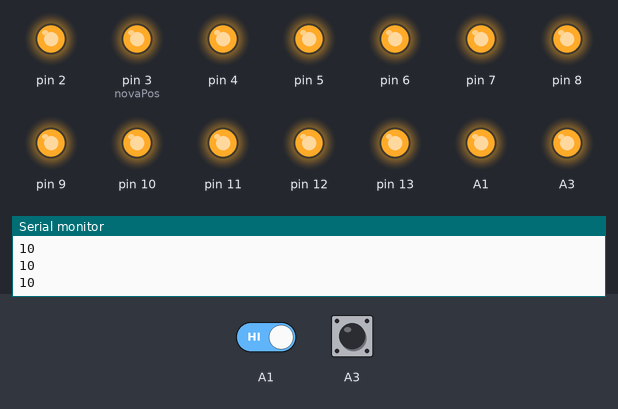
This sketch was run on a simulated Arduino Uno, built with avr-gcc and run on an emulated ATmega328P. Shown: output pins drawn as LEDs (lit = HIGH), the last lines printed to the serial monitor. Dashed ring = blinking. Inputs (shaded band) come from the test bench; at power-on: A3 HIGH, A1 HIGH. Random numbers use the default seed unless the sketch sets one; pins used as bus, display or sensor lines are not drawn.

Above: at 1.2 s.
1.3 s: A3 pulled LOW for 0.15 s
At 2.7 s:
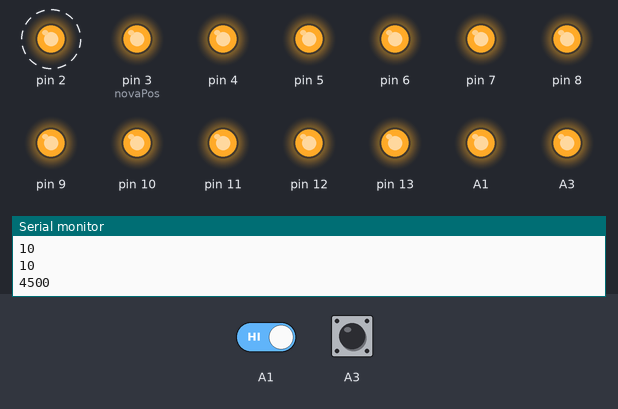
At 7.4 s:
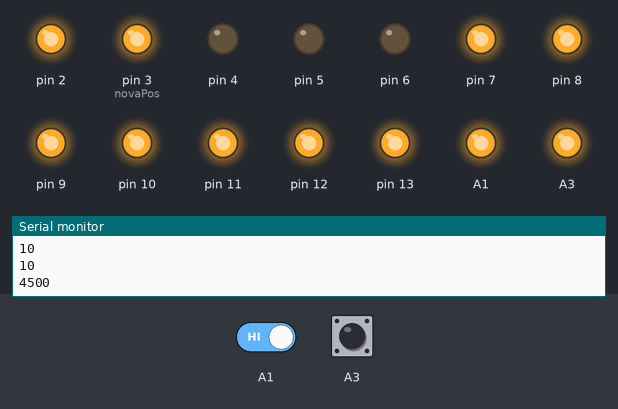
13.3 s: A1 driven LOW
At 16.8 s:
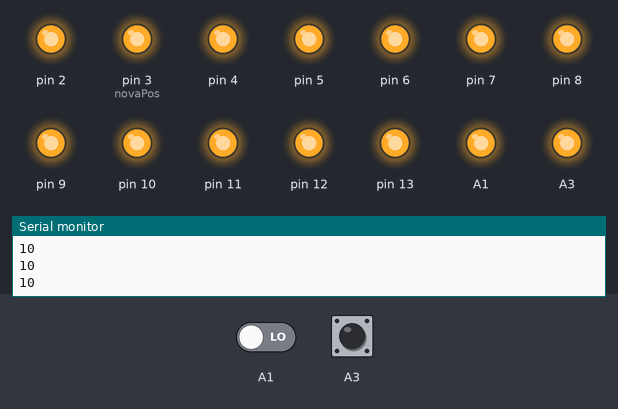
Timing chart, 0 to 17.0 s (numbered marks = the images above; inputs shaded):
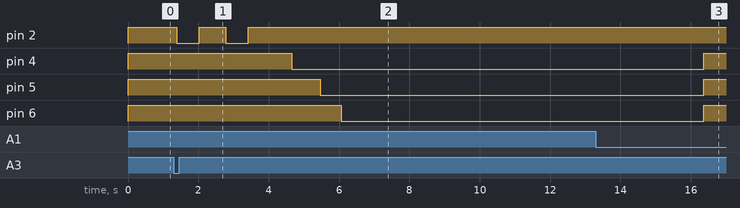

The sketch:

game2.ino
```cpp
#include <CapacitiveSensor.h>
CapacitiveSensor   novaTouch = CapacitiveSensor(A2,A3);
CapacitiveSensor   endSpace = CapacitiveSensor(A0,A1);
int novaPos;
long touch1;
long touch2;
unsigned long t1 = millis();
unsigned long t2 = 0;
unsigned long t3 = 0;
int wait = 3000;


void setup() {
  novaTouch.set_CS_AutocaL_Millis(0xFFFFFFFF);
  endSpace.set_CS_AutocaL_Millis(0xFFFFFFFF);
  pinMode(2, OUTPUT);
  pinMode(3, OUTPUT);
  pinMode(A4, OUTPUT);
  pinMode(A5, OUTPUT);
  digitalWrite(A4,HIGH);
  digitalWrite(A5,HIGH);
  digitalWrite(2,HIGH);
  digitalWrite(3,HIGH);
  reset();
  Serial.begin(9600);
}


void loop() {
  touch1 = novaTouch.capacitiveSensor(30);
  touch2 = endSpace.capacitiveSensor(30);
  Serial.println(touch1);
  if(touch1 > 1000) {
    nova();
    delay(5000);
  }
  if(touch2 > 500) {
    delay(3000);
    touch2 = endSpace.capacitiveSensor(30);
    if(touch2 > 500) {
      reset();
    }
  }
  delay(100);
}


void reset() {
  novaPos = 3;
  for(int i = 4; i <= 53; i++) {
    pinMode(i, OUTPUT);
    digitalWrite(i, HIGH);
  }
  digitalWrite(A4,HIGH);
  digitalWrite(A5,HIGH);
}

void nova() {
  int r = random(1,6);
  for(int i = 1; i <= 2; i++) {
    for(int j = 0; j <= 255; j++) {
      analogWrite(2, j);
      analogWrite(3, j);
      delay(5);
    }
    delay(100);
  }
  delay(500);
  for(int i = 1; i <= r; i++) {
    novaPos++;
    digitalWrite(novaPos, LOW);
    delay(1000 - (i * 200));
  }
}
```

Measured:
- after the input at 1.3 s, pin 2: alternates HIGH for 0.74 s and LOW for 0.64 s, 4 changes in all, then stays HIGH, starting after 0.09 s; pin 4: HIGH → LOW after 3.4 s; pin 5: HIGH → LOW after 4.2 s; pin 6: HIGH → LOW after 4.8 s
- after the input at 13.3 s, pin 4–6: LOW → HIGH after 3.1 s
